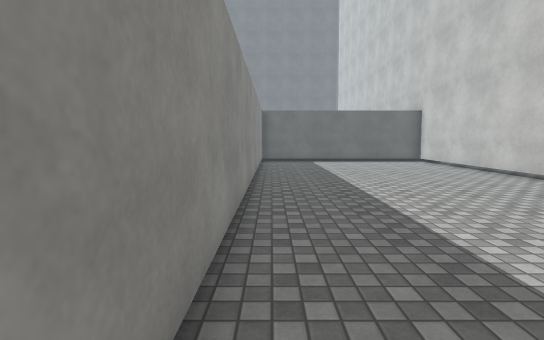
View 1 (above)

20 first-person views from a walk through a 3-D level made in the Unity game engine. The camera is 1.4 m above the floor, tilts 6° down and sees 85° across. The floor is counted in squares, 1 m on a side. Each view is taken from the middle of a square. On the plan, view 1 faces up. The plan holds only what a view shows up to about 14 squares ahead; the rest is blank. The place goes on beyond the plan. The player is left out. Some animated figures are left out. Surface patterns are stand-ins for the level's own textures.

View 2
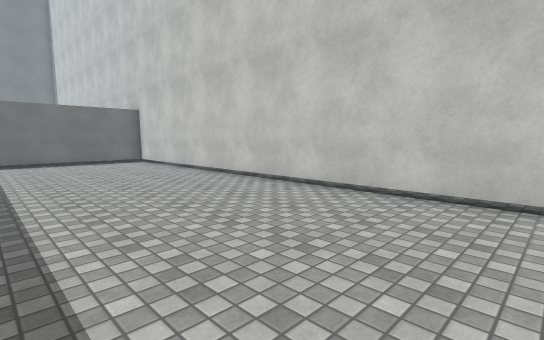

View 3
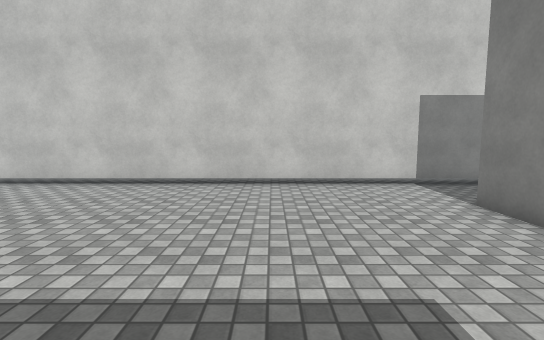

View 4
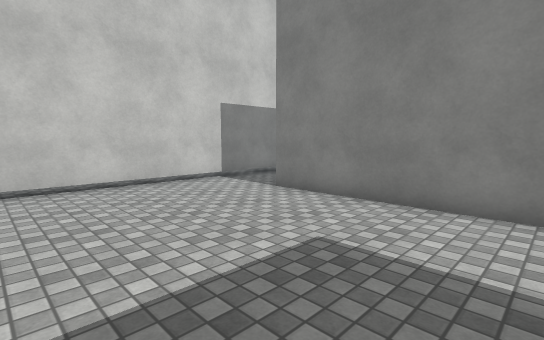

View 5
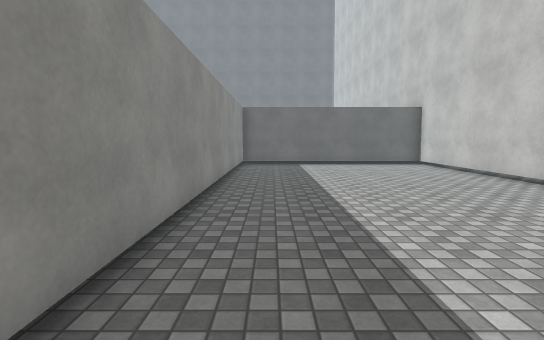

View 6
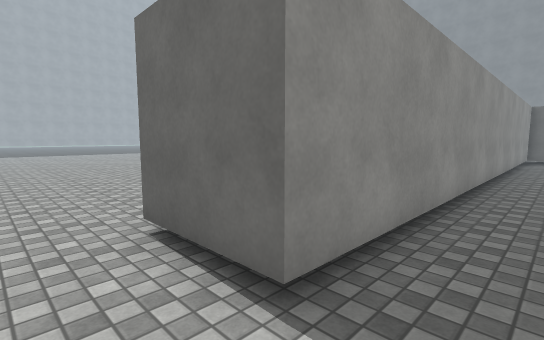

View 7
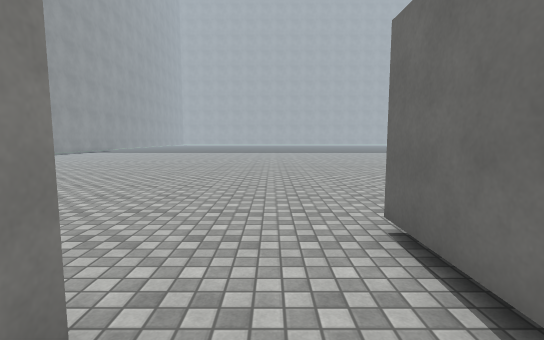

View 8
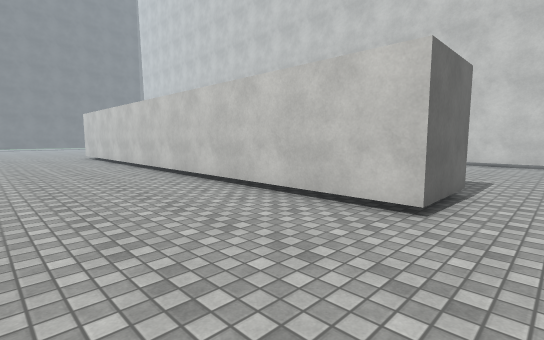

View 9
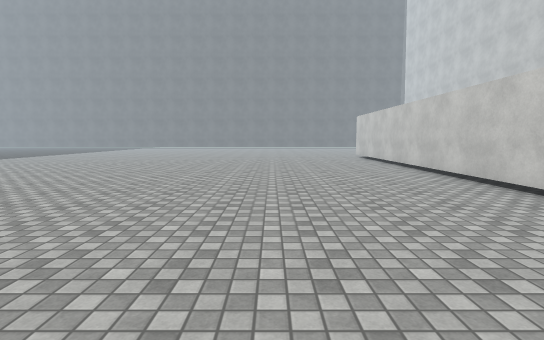

View 10
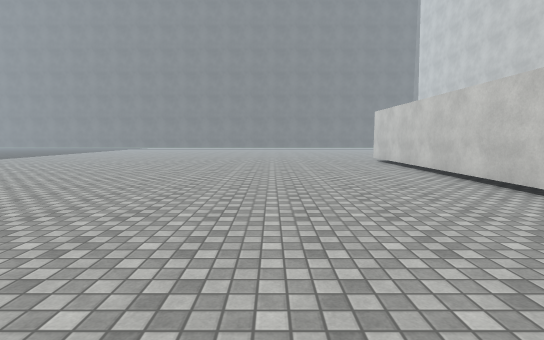

View 11
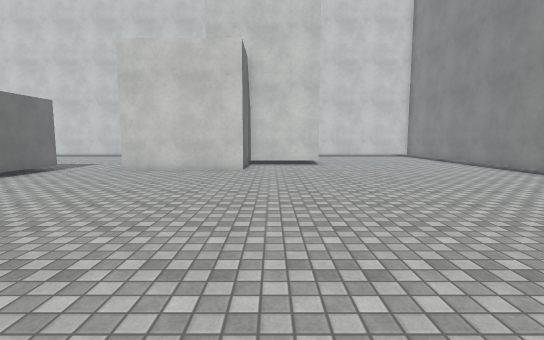

View 12
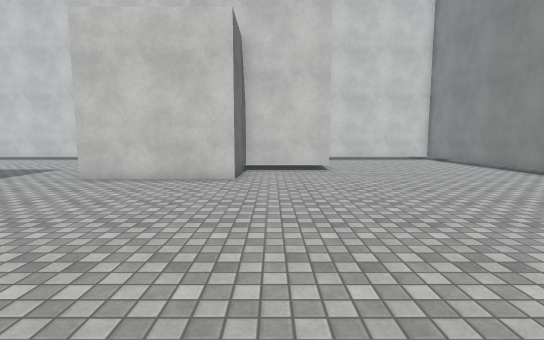

View 13
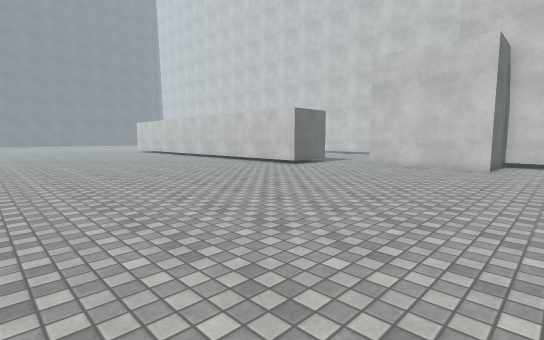

View 14
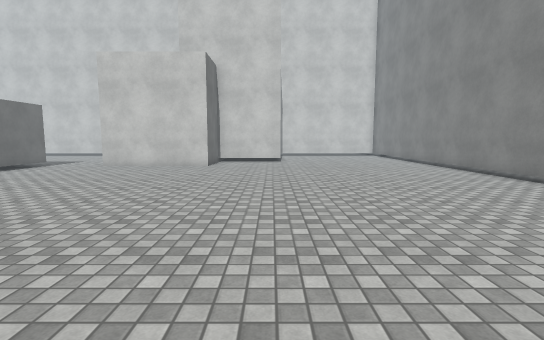

View 15
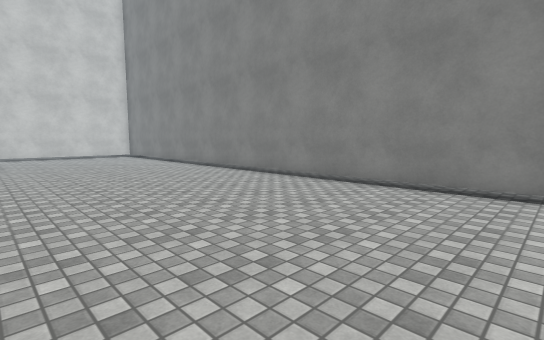

View 16
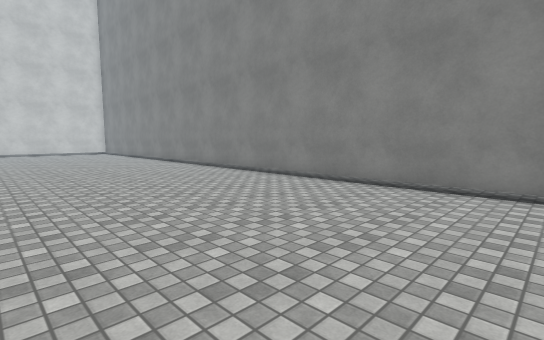

View 17
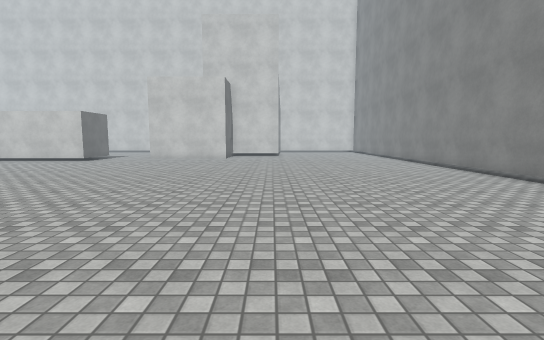

View 18
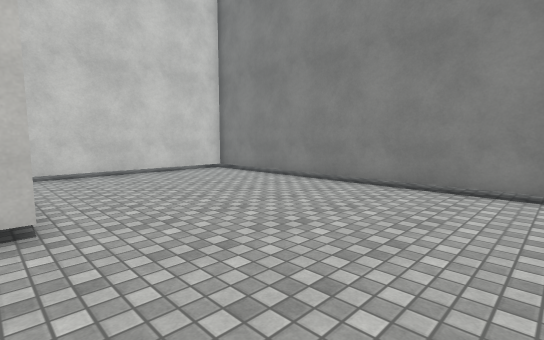

View 19
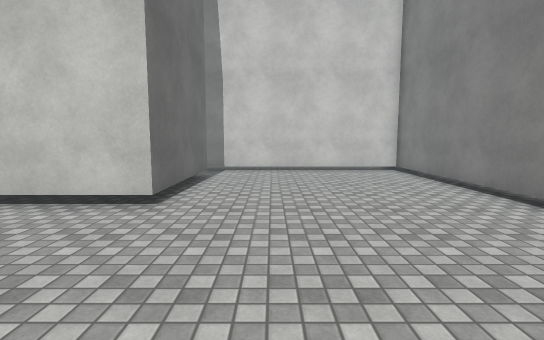

View 20
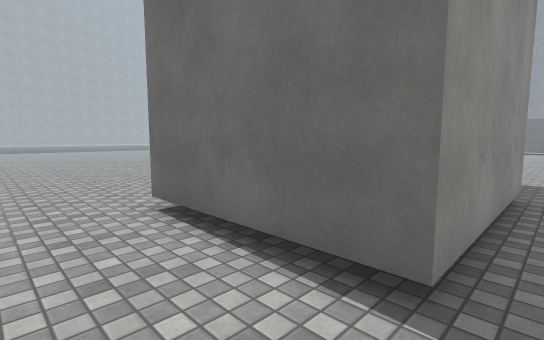

### Floor plan
Points are (right, up) in squares from view 1. A wall is a line through its corners. A room is listed if a view was taken in it or the views show most of it. See-through windows are left out.
Room 1 (views 1, 2, 3, 4, 5, 6, 7)
walls: (-0.6, 15.8) (-0.6, -1.3); (0.4, -4.3) (6.1, -4.3); (9.1, -7.4) (9.1, 16.1)
ways out: opening at (-0.5, -2.5) to room 2; opening at (8, -8) to room 2
Room 2 (views 8, 9, 10, 11, 12, 13, 14, 15, 16, 17, 18, 19, 20)
walls: (-0.6, -1.3) (-3.5, -1.3) (-3.5, 16.1); (7.3, -7.5) (7.3, -13.5) (2.1, -13.5) (2.1, -9.7) (-0.8, -9.7) (-0.8, -4.3) (0.4, -4.3); (-20.8, -21.5) (9.1, -21.5) (9.1, -13.1)
ways out: opening at (-0.5, -2.5) to room 1; opening at (8, -8) to room 1

Positions as (right, up) in squares from view 1, and headings:
1: (0, 0), facing up
2: (2, 0), facing up-right
3: (0, 0), facing right
4: (0, 2), facing down-right
5: (1, 2), facing up
6: (1, -3), facing up-left
7: (1, -3), facing left
8: (-9, -3), facing up-right
9: (-10, -2), facing up
10: (-10, 2), facing up
11: (-14, -11), facing right
12: (-11, -11), facing right
13: (-16, -12), facing up-right
14: (-16, -13), facing right
15: (-15, -13), facing down-right
16: (-21, -13), facing down-right
17: (-22, -13), facing right
18: (-3, -13), facing down-right
19: (-4, -16), facing right
20: (8, -16), facing up-left
